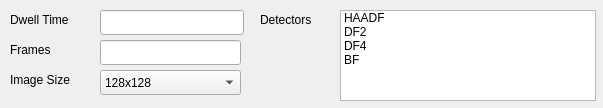
<?xml version="1.0" encoding="UTF-8"?>
<ui version="4.0">
 <class>Form</class>
 <widget class="QWidget" name="Form">
  <property name="geometry">
   <rect>
    <x>0</x>
    <y>0</y>
    <width>603</width>
    <height>108</height>
   </rect>
  </property>
  <property name="windowTitle">
   <string>Form</string>
  </property>
  <widget class="QLineEdit" name="numFramesEdit">
   <property name="geometry">
    <rect>
     <x>100</x>
     <y>40</y>
     <width>141</width>
     <height>25</height>
    </rect>
   </property>
   <property name="inputMask">
    <string>d; </string>
   </property>
   <property name="text">
    <string/>
   </property>
  </widget>
  <widget class="QLabel" name="label">
   <property name="geometry">
    <rect>
     <x>10</x>
     <y>40</y>
     <width>66</width>
     <height>19</height>
    </rect>
   </property>
   <property name="text">
    <string>Frames</string>
   </property>
  </widget>
  <widget class="QLabel" name="dwellTimeLabel">
   <property name="geometry">
    <rect>
     <x>10</x>
     <y>10</y>
     <width>80</width>
     <height>19</height>
    </rect>
   </property>
   <property name="text">
    <string>Dwell Time</string>
   </property>
  </widget>
  <widget class="QLabel" name="label_2">
   <property name="geometry">
    <rect>
     <x>10</x>
     <y>70</y>
     <width>81</width>
     <height>19</height>
    </rect>
   </property>
   <property name="text">
    <string>Image Size</string>
   </property>
  </widget>
  <widget class="QComboBox" name="binningEdit">
   <property name="geometry">
    <rect>
     <x>100</x>
     <y>70</y>
     <width>141</width>
     <height>25</height>
    </rect>
   </property>
   <item>
    <property name="text">
     <string extracomment="16">128x128</string>
    </property>
   </item>
   <item>
    <property name="text">
     <string extracomment="8">256x256</string>
    </property>
   </item>
   <item>
    <property name="text">
     <string extracomment="4">512x512</string>
    </property>
   </item>
   <item>
    <property name="text">
     <string extracomment="2">1024x1024</string>
    </property>
   </item>
   <item>
    <property name="text">
     <string>2048x2048</string>
    </property>
   </item>
   <item>
    <property name="text">
     <string/>
    </property>
   </item>
  </widget>
  <widget class="QLabel" name="detectorLabel">
   <property name="geometry">
    <rect>
     <x>260</x>
     <y>10</y>
     <width>66</width>
     <height>19</height>
    </rect>
   </property>
   <property name="text">
    <string>Detectors</string>
   </property>
  </widget>
  <widget class="QLineEdit" name="dwellTimeEdit">
   <property name="geometry">
    <rect>
     <x>100</x>
     <y>10</y>
     <width>144</width>
     <height>25</height>
    </rect>
   </property>
   <property name="inputMask">
    <string/>
   </property>
  </widget>
  <widget class="QListWidget" name="detectorsEdit">
   <property name="geometry">
    <rect>
     <x>340</x>
     <y>10</y>
     <width>256</width>
     <height>91</height>
    </rect>
   </property>
   <property name="selectionMode">
    <enum>QAbstractItemView::MultiSelection</enum>
   </property>
   <item>
    <property name="text">
     <string>HAADF</string>
    </property>
   </item>
   <item>
    <property name="text">
     <string>DF2</string>
    </property>
   </item>
   <item>
    <property name="text">
     <string>DF4</string>
    </property>
   </item>
   <item>
    <property name="text">
     <string>BF</string>
    </property>
   </item>
  </widget>
 </widget>
 <resources/>
 <connections/>
</ui>
